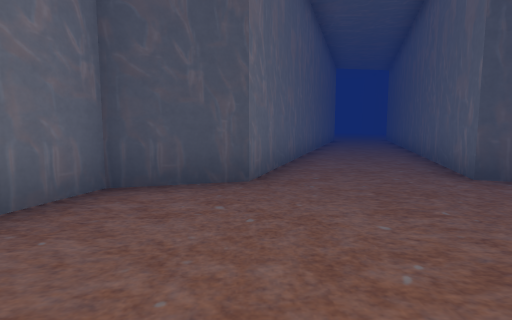
[1] (above)

24 first-person views from a walk through a 3-D level made in the Unity game engine. The camera is 1.4 m above the floor, tilts 6° down and sees 80° across. The floor is counted in squares, 2 m on a side. Each view is taken from the middle of a square. On the plan, view 1 faces up. The plan holds only what a view shows up to about 10 squares ahead; the rest is blank. The place goes on beyond the plan.

[2]
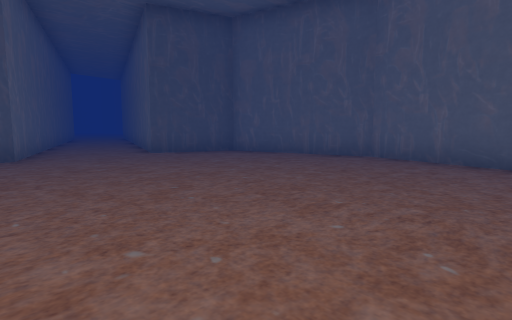

[3]
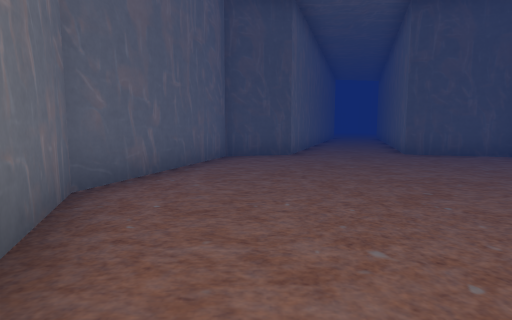

[4]
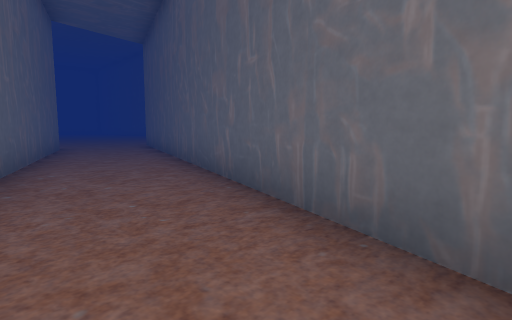

[5]
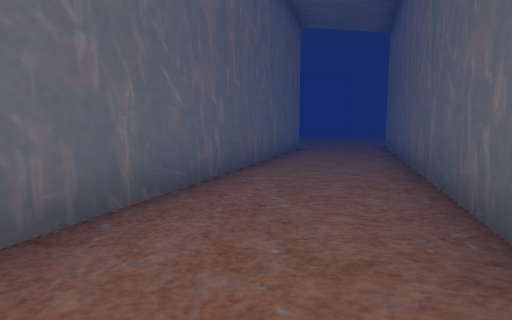

[6]
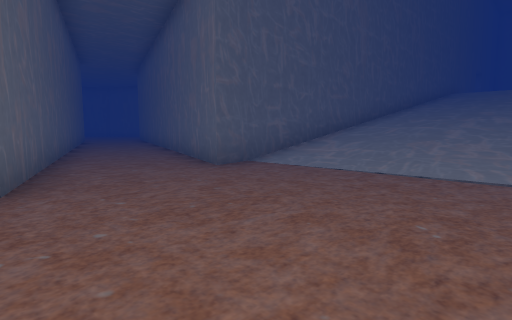

[7]
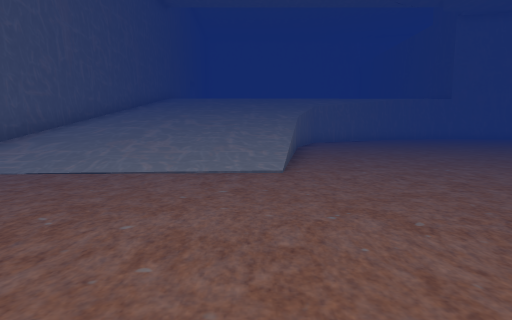

[8]
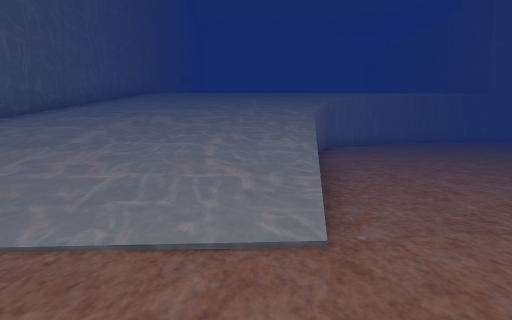

[9]
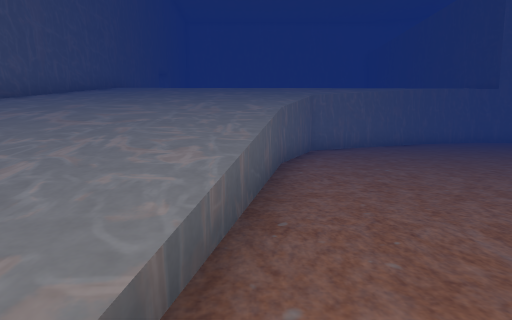

[10]
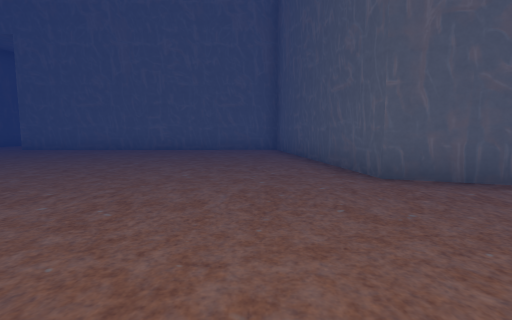

[11]
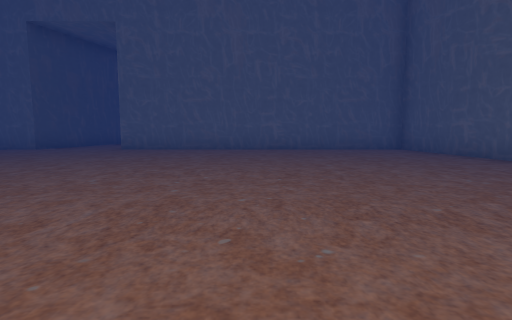

[12]
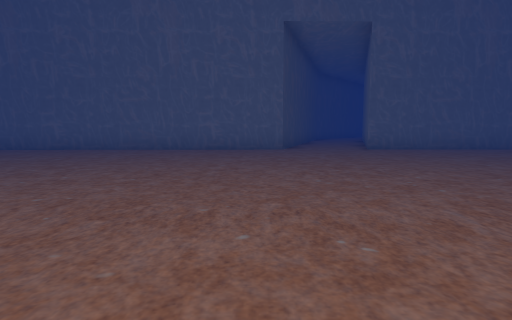

[13]
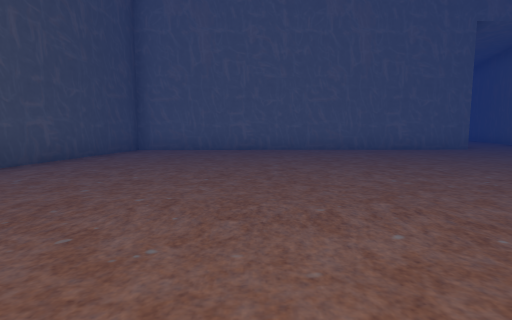

[14]
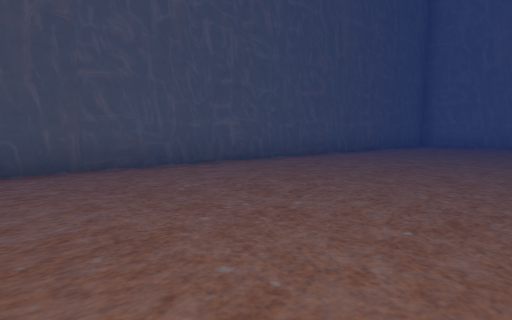

[15]
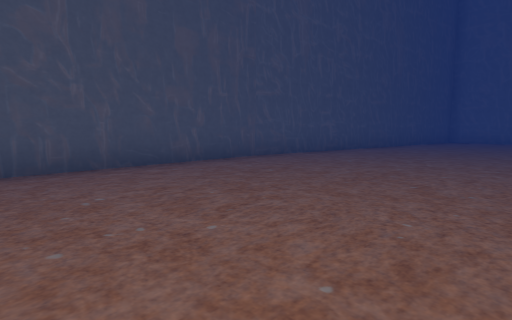

[16]
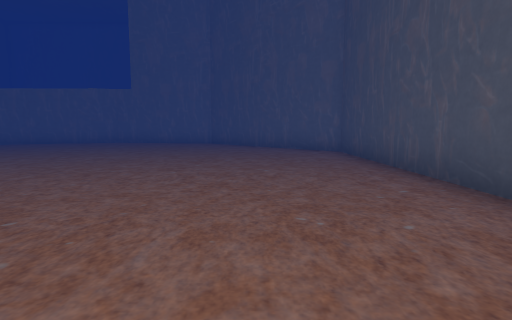

[17]
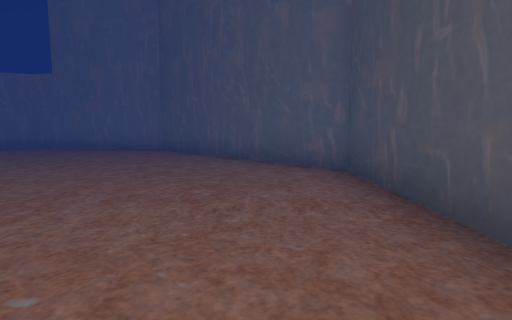

[18]
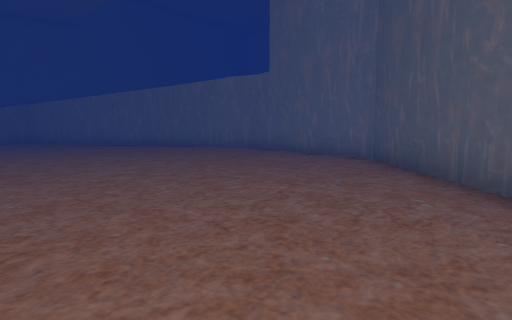

[19]
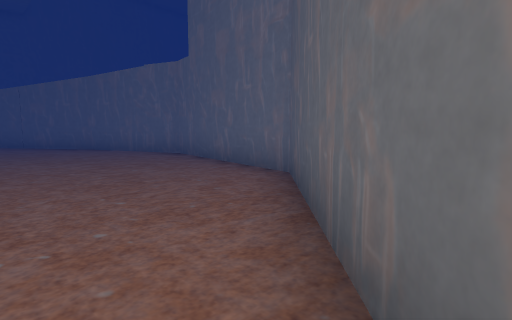

[20]
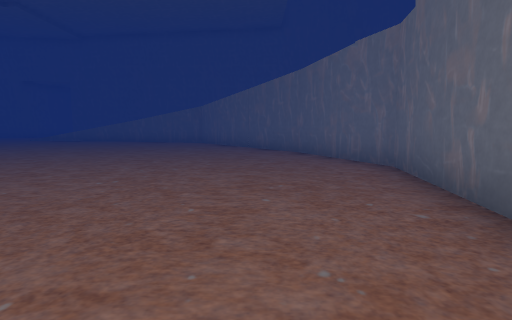

[21]
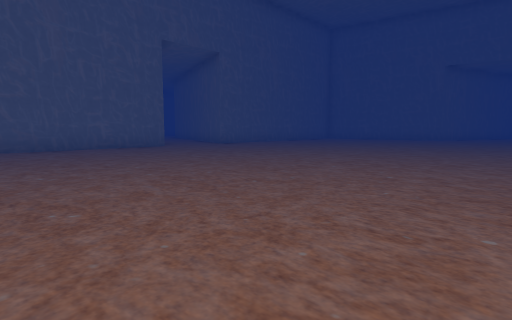

[22]
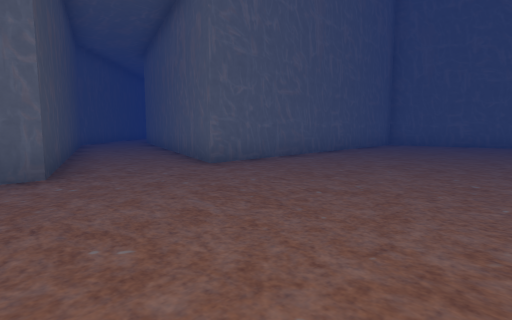

[23]
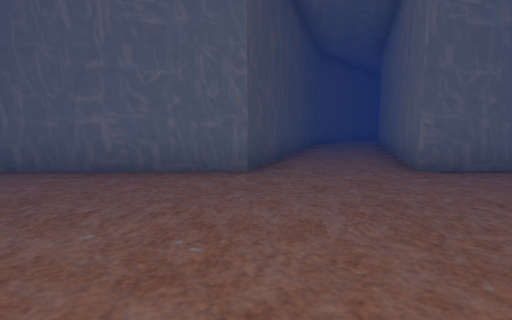

[24]
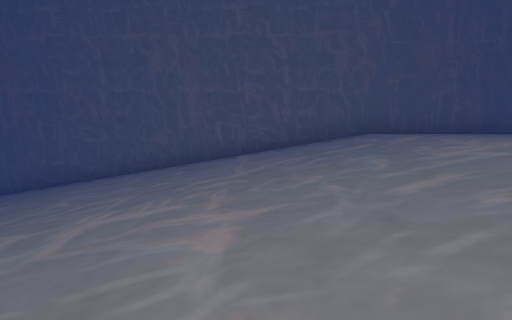

### Floor plan
Key: @ floor where view 1 was taken; # wall or solid block; . main floor; : floor 5 m higher than the main floor; / step, stairs or slope; = window, fence, low wall or low ledge.
Columns run from 15 left of view 1 to 19 right of it. Each row starts with its distance up from view 1.
 44         #############
 43        ##...........#######
 42       ##..................####
 41      ##......................#
 40     ##.......................#
 39     #........................#
 38     #........................#
 37    ##..........   ...........#
 36    #.........     ...........#
 35     ........      ...........#
 34     ........      ...........#
 33     #........     ...........#
 32     /.........    ...........#
 31      #........    ...........####
 30      /..........   .............###
 29         .........  ................
 28         .......... ..........##....
 27         /....................#####.
 26        //....................#   ##
 25       /////#.................#
 24      //////////==............#
 23     ://////////////..........#
 22     ://////////////..........#
 21    :://////////////..........#
 20   ::://////////////..........#
 19   ::://////////////........###
 18  :::://////////////....#####
 17 ####################...#
 16                   ##..##
 15                   #...#
 14                   #...#
 13                  ##..##
 12                  #...#
 11                  #...#
 10                 ##..##
  9                 #...#
  8                 #...#
  7                ##..##
  6                #...#
  5                #...#
  4              ###..####
  3              #.......#
  2             ##.......#
  1             #........#
  0             #..@.....#
 -1             #........#
 -2             #........#
 -3             ##.......#
 -4               .......

Where each view was taken, in squares from view 1:
view 1: 0 up, 0 right, facing up
view 2: 4 down, 1 left, facing up-right
view 3: 4 down, 1 left, facing up
view 4: 6 up, 2 right, facing up-right
view 5: 7 up, 3 right, facing up
view 6: 22 up, 8 right, facing down-left
view 7: 23 up, 8 right, facing left
view 8: 23 up, 5 right, facing left
view 9: 24 up, 3 right, facing left
view 10: 20 up, 3 right, facing right
view 11: 24 up, 4 right, facing right
view 12: 32 up, 4 right, facing right
view 13: 38 up, 4 right, facing right
view 14: 38 up, 1 right, facing up-right
view 15: 38 up, 3 left, facing up-right
view 16: 41 up, 3 right, facing left
view 17: 42 up, 1 left, facing left
view 18: 42 up, 4 left, facing down-left
view 19: 42 up, 7 left, facing down-left
view 20: 40 up, 9 left, facing down
view 21: 37 up, 3 right, facing down-right
view 22: 32 up, 9 right, facing down-right
view 23: 31 up, 9 right, facing right
view 24: 26 up, 8 left, facing down
